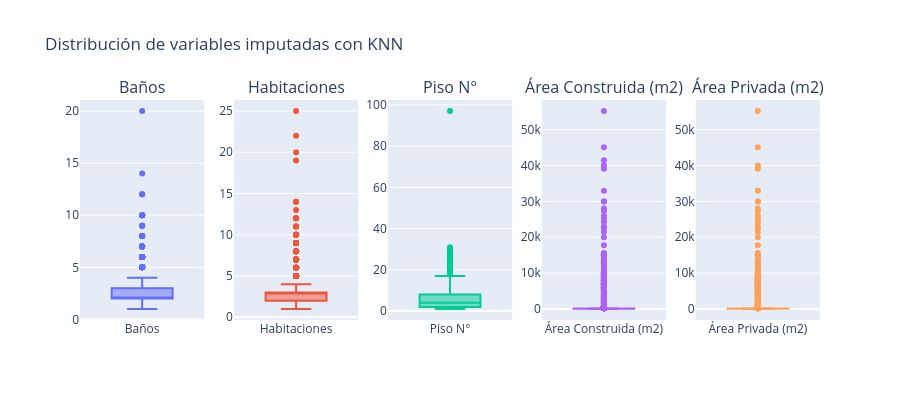

This figure's notebook cell:
### Code cell
from plotly.subplots import make_subplots
import plotly.graph_objects as go

cols_all = ["Baños", "Habitaciones", "Piso N°", "Área Construida (m2)", "Área Privada (m2)"]

fig = make_subplots(rows=1, cols=5, subplot_titles=cols_all)

for i, col in enumerate(cols_all):
    fig.add_trace(
        go.Box(y=df_filtrado[col], name=col, showlegend=False),
        row=1, col=i+1
    )

fig.update_layout(title="Distribución de variables imputadas con KNN", 
                  height=400, width=900)
fig.show()

### Figure 1 — Plotly figure (JSON) as saved in the notebook; plotly's stock layout.template omitted (floating-point values rounded to 4 significant figures; data arrays with more than 128 entries replaced by an {"elided": "..."} marker saying what was removed)
{"data": [{"name": "Baños", "showlegend": false, "type": "box", "xaxis": "x", "y": {"elided": "5612 int values"}, "yaxis": "y"}, {"name": "Habitaciones", "showlegend": false, "type": "box", "xaxis": "x2", "y": {"elided": "5612 int values"}, "yaxis": "y2"}, {"name": "Piso N°", "showlegend": false, "type": "box", "xaxis": "x3", "y": {"elided": "5612 int values"}, "yaxis": "y3"}, {"name": "Área Construida (m2)", "showlegend": false, "type": "box", "xaxis": "x4", "y": {"elided": "5612 float values"}, "yaxis": "y4"}, {"name": "Área Privada (m2)", "showlegend": false, "type": "box", "xaxis": "x5", "y": {"elided": "5612 float values"}, "yaxis": "y5"}], "layout": {"annotations": [{"font": {"size": 16}, "showarrow": false, "text": "Baños", "x": 0.084, "xanchor": "center", "xref": "paper", "y": 1, "yanchor": "bottom", "yref": "paper"}, {"font": {"size": 16}, "showarrow": false, "text": "Habitaciones", "x": 0.292, "xanchor": "center", "xref": "paper", "y": 1, "yanchor": "bottom", "yref": "paper"}, {"font": {"size": 16}, "showarrow": false, "text": "Piso N°", "x": 0.5, "xanchor": "center", "xref": "paper", "y": 1, "yanchor": "bottom", "yref": "paper"}, {"font": {"size": 16}, "showarrow": false, "text": "Área Construida (m2)", "x": 0.708, "xanchor": "center", "xref": "paper", "y": 1, "yanchor": "bottom", "yref": "paper"}, {"font": {"size": 16}, "showarrow": false, "text": "Área Privada (m2)", "x": 0.916, "xanchor": "center", "xref": "paper", "y": 1, "yanchor": "bottom", "yref": "paper"}], "height": 400, "title": {"text": "Distribución de variables imputadas con KNN"}, "width": 900, "xaxis": {"anchor": "y", "domain": [0, 0.168]}, "xaxis2": {"anchor": "y2", "domain": [0.208, 0.376]}, "xaxis3": {"anchor": "y3", "domain": [0.416, 0.584]}, "xaxis4": {"anchor": "y4", "domain": [0.624, 0.792]}, "xaxis5": {"anchor": "y5", "domain": [0.832, 1]}, "yaxis": {"anchor": "x", "domain": [0, 1]}, "yaxis2": {"anchor": "x2", "domain": [0, 1]}, "yaxis3": {"anchor": "x3", "domain": [0, 1]}, "yaxis4": {"anchor": "x4", "domain": [0, 1]}, "yaxis5": {"anchor": "x5", "domain": [0, 1]}}}
